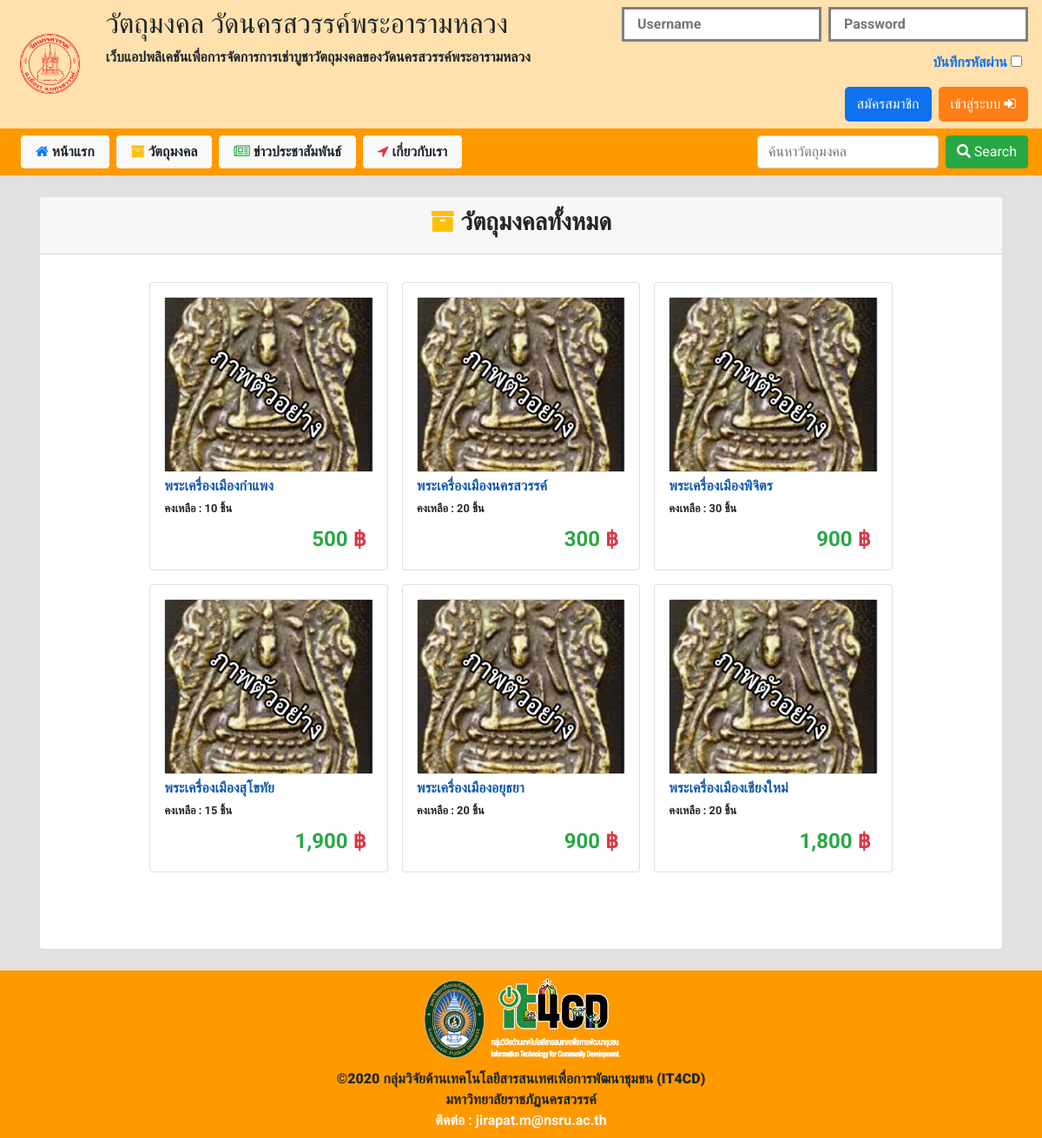
Before: /index.php?p=sacredOb with the older database file.
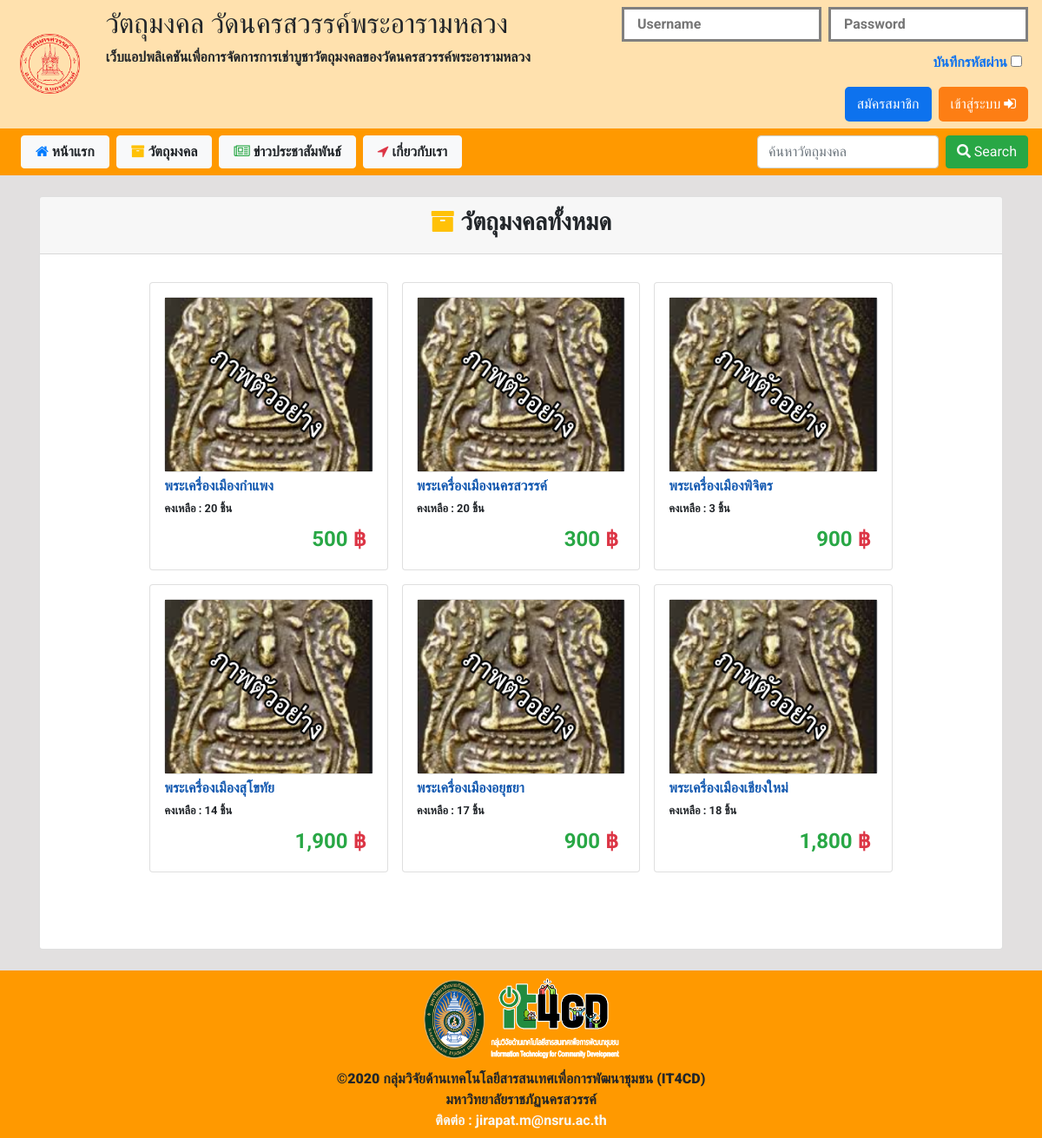
After: the same page with the newer database file.
### tables this page shows
CREATE TABLE `product` (
  `id_product` int(11) NOT NULL,
  `product_name` varchar(50) NOT NULL,
  `product_type` varchar(50) NOT NULL,
  `product_des` varchar(100) NOT NULL,
  `product_price` varchar(6) NOT NULL,
  `product_qty` varchar(5) NOT NULL,
  `product_cover` varchar(50) NOT NULL,
  `date_create` timestamp NOT NULL DEFAULT current_timestamp() ON UPDATE current_timestamp()
);

### function.php (called while the page is built, shortened)
<?php
        class DB_conn{
            function __construct(){
                $conn = mysqli_connect(DB_server, DB_user, DB_password, DB_name);
                $this->dbcon = $conn;
            }
                }
                class shopSacredObj extends DB_conn{
                    public function runQuery($query){
                        $reS = mysqli_query($this->dbcon, $query);
                        return $reS;
                    }
                }
?>

### include_for_p/sacred_object.php (the view, shortened to what this page needs)
<?php
    $sacredSelectAll = new shopSacredObj();
?>
<div class="container mt-4 mb-4">
    <div class="card">
        <div class="card-header ">
            <h3 class="text-center"><b><i class="fa fa-archive text-warning" aria-hidden="true"></i> วัตถุมงคลทั้งหมด
            </h3>
        </div>
        <div class="card-body pt-4 min-vh-100">
            <div class="row d-flex justify-content-center">
                <?php
                if(isset($_POST['search']) && !empty($_POST['search'])){
                        $SearchSObj = $_POST['search'];
                        $sqlSearch = $sacredSelectAll->runQuery("SELECT * FROM product WHERE product_name LIKE '%$SearchSObj%' ");
                        if($sqlSearch){
                            $row = mysqli_num_rows($sqlSearch);
                            if($row < 1){
                                ?>
                <h5 class="textbill-primary font-weight-bold">
                    <?php echo"ไม่พบวัตถุมงคล ' $SearchSObj ' ที่ท่านค้นหา"; ?>
                </h5>
                <?php
                            }else{
                            ?>
                <div class=" pl-5 pr-5 col-md-12 alert alert-primary">
                    <text class="font-weight-bold">ผลการค้นหา : </text><text
                        class="text-secondary"><?php echo $SearchSObj;?></text>
                </div>
                <?php
                                while($fetchSeach = mysqli_fetch_array($sqlSearch)){
                                    ?>
                <div class="card col-md-3 m-2 p-3">
                    <a class="card"
                        href="index.php?p=readSacredObj&id4readSacredObj=<?php echo $fetchSeach['id_product']; ?>">
                        <img id="picSize" src="image/product/<?php echo $fetchSeach['product_cover']; ?>"
                            title="คลิกเพื่อดูรายละเอียดวัตถุมงคล">
                    </a>
                    <div>
                        <p class="mb-1 mt-1" id="name_shop_card"><?php echo $fetchSeach['product_name']; ?></p>
                    </div>
                    <small class="font-weight-bold">คงเหลือ : <?php echo $fetchSeach['product_qty'] ?> ชิ้น</small>
                    <div class=" p-0 pr-2 pl-2 mb-0 mt-2">
                        <strong class="d-flex d-inline">
                            <h4 class="mb-1 mt-1 text-right text-success font-weight-bold" id="name_shop_card">
                                <?php echo number_format($fetchSeach['product_price']); ?>
                                <text class="text-danger">฿</text>
                            </h4>
                        </strong>
                    </div>
                </div>
                <?php
                                }
                            }
                        }else{
                            echo"Can't Search data";
                        }
}else{
                        ?>
                <?php
                    $sql = $sacredSelectAll->runQuery("SELECT * FROM product ORDER BY id_product");
                    if($sql){
                        while( $fetchArray = mysqli_fetch_array($sql)){
                            ?>
                <div class="card col-md-3 m-2 p-3">
                    <a class="card"
                        href="index.php?p=readSacredObj&id4readSacredObj=<?php echo $fetchArray['id_product']; ?>">
                        <img id="picSize" src="image/product/<?php echo $fetchArray['product_cover']; ?>"
                            title="คลิกเพื่อดูรายละเอียดวัตถุมงคล">
                    </a>
                    <div>
                        <p class="mb-1 mt-1" id="name_shop_card"><?php echo $fetchArray['product_name']; ?></p>
                    </div>
                    <small class="font-weight-bold">คงเหลือ : <?php echo $fetchArray['product_qty'] ?> ชิ้น</small>
                    <div class=" p-0 pr-2 pl-2 mb-0 mt-2">
                        <strong class="d-flex d-inline">
                            <h4 class="mb-1 mt-1 text-right text-success font-weight-bold" id="name_shop_card">
                                <?php echo number_format($fetchArray['product_price']); ?>
                                <text class="text-danger">฿</text>
                            </h4>
                        </strong>
                    </div>
                </div>
                <?php
                        }
                    }else{
                        ?>
                <script>
                alert("Can't SQL");
                </script>
                <?php
                    }
                    }
                    ?>
            </div>
        </div>
    </div>
</div>

Changed rows visible on the page:
changed product "พระเครื่องเมืองกำแพง": product_qty "10" → "20"
changed product "พระเครื่องเมืองพิจิตร": product_qty "30" → "3"
changed product "พระเครื่องเมืองสุโขทัย": product_qty "15" → "14"
changed product "พระเครื่องเมืองอยุธยา": product_qty "20" → "17"
changed product "พระเครื่องเมืองเชียงใหม่": product_qty "20" → "18"
